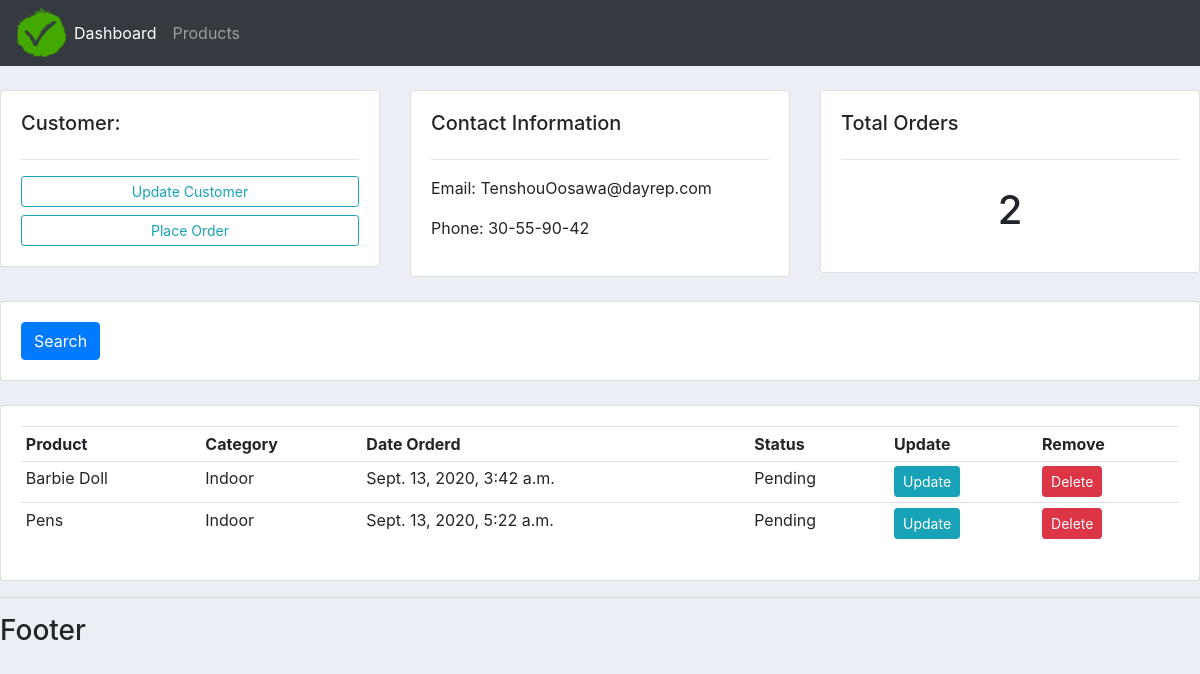
Screenshot of /customer/3 with the database file from the repository.
### accounts/models.py (models this page shows, shortened)
class Customer(models.Model):
    name = models.CharField(max_length=200, null=True)
    phone = models.CharField(max_length=200, null=True)
    email = models.CharField(max_length=200, null=True)
    date_created = models.DateTimeField(auto_now_add = True, null=True) # auto_now_add = True will automatically instaniate the object with current time at ehich it was created

class Order(models.Model):
    customer = models.ForeignKey(Customer, null=True, on_delete=models.SET_NULL)
    product = models.ForeignKey(Product, null=True, on_delete=models.SET_NULL)
    STATUS = (
              ('Pending', 'Pending'),
              ('Out for delivery','Out for delivery'),
              ('Delivered','Delivered'),
    )
    date_created = models.DateTimeField(auto_now_add = True, null=True)
    status = models.CharField(max_length=200, null=True, choices=STATUS)

class Product(models.Model):
    CATEGORY = (
               ('Indoor','Indoor'),
               ('Outdoor', 'Outdoor'),
    )
    name = models.CharField(max_length=200, null=True)
    price = models.FloatField(null=True)
    category = models.CharField(max_length=200, null=True, choices=CATEGORY)
    description = models.CharField(max_length=200, null=True, blank=True)
    date_created = models.DateTimeField(auto_now_add = True, null=True)
    tags = models.ManyToManyField(Tag)
    def __str__(self):
        return self.name

### accounts/views.py (the view)
# urls.py: path('customer/<int:pk>', views.customer, name='customer'),
def customer(request, pk):
    customer = Customer.objects.get(id=pk)
    orders = customer.order_set.all()
    total_orders = orders.count # Cannot directly call function insite {{}} inside template
    context = {'customer':customer,
               'orders':orders,
               'total_orders': total_orders,
              }
    return render(request, 'accounts/customer.html', context)

### accounts/templates/accounts/customer.html
{% extends 'accounts/base.html' %}
{% block content %}
	<br>
<div class="row">
	<div class="col-md">
		<div class="card card-body">
			<h5>Customer:</h5>
			<hr>
			<a class="btn btn-outline-info  btn-sm btn-block" href="#">Update Customer</a>
			<a class="btn btn-outline-info  btn-sm btn-block" href="{% url 'create_order' customer.id %}">Place Order</a>
		</div>
	</div>
	<div class="col-md">
		<div class="card card-body">
			<h5>Contact Information</h5>
			<hr>
			<p>Email: {{ customer.email }}</p>
			<p>Phone: {{ customer.phone }}</p>
		</div>
	</div>
	<div class="col-md">
		<div class="card card-body">
			<h5>Total Orders</h5>
			<hr>
			<h1 style="text-align: center;padding: 10px">{{ total_orders }}</h1>
		</div>
	</div>
</div>
<br>
<div class="row">
	<div class="col">
		<div class="card card-body">
			<form method="get">
		    <button class="btn btn-primary" type="submit">Search</button>
		  </form>
		</div>
	</div>
</div>
<br>
<div class="row">
	<div class="col-md">
		<div class="card card-body">
			<table class="table table-sm">
				<tr>
					<th>Product</th>
					<th>Category</th>
					<th>Date Orderd</th>
					<th>Status</th>
					<th>Update</th>
					<th>Remove</th>
				</tr>
				{% for order in orders %}
				<tr>
				<td>{{ order.product }}</td>
				<td>{{ order.product.category }}</td>
                <td>{{ order.date_created }}</td>
                <td>{{ order.status }}</td>
                <td><a href="{% url 'update_order' order.id %}" class="btn btn-sm btn-info">Update</a></td>
					<td><a href="{% url 'delete_order' order.id %}" class="btn btn-sm btn-danger">Delete</a></td>
				</tr>
				{% endfor %}
			</table>
		</div>
	</div>
</div>
{% endblock %}

### static/css/main.css (style rules this page uses)
body { background-color: #ebeff5; }

### rows the page displays
Customer: email "TenshouOosawa@dayrep.com", phone "30-55-90-42", id "2"
Order: product "Barbie Doll", product.category "Indoor", date_created "Sept. 13, 2020, 3:42 a.m.", status "Pending"
Order: product "Pens", product.category "Indoor", date_created "Sept. 13, 2020, 5:22 a.m.", status "Pending"
